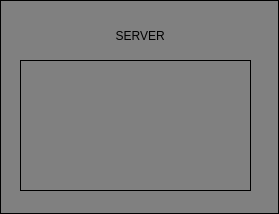
<?xml version="1.0" encoding="UTF-8"?>
<ui version="4.0">
 <class>Widget</class>
 <widget class="QWidget" name="Widget">
  <property name="geometry">
   <rect>
    <x>0</x>
    <y>0</y>
    <width>279</width>
    <height>214</height>
   </rect>
  </property>
  <property name="windowTitle">
   <string>Widget</string>
  </property>
  <property name="styleSheet">
   <string notr="true">QWidget{
		background-color: grey;
		border: 1px solid black;
		padding: 5px; 	
}</string>
  </property>
  <widget class="QPlainTextEdit" name="incoming">
   <property name="geometry">
    <rect>
     <x>20</x>
     <y>60</y>
     <width>231</width>
     <height>131</height>
    </rect>
   </property>
  </widget>
  <widget class="QLabel" name="datalabel">
   <property name="geometry">
    <rect>
     <x>40</x>
     <y>20</y>
     <width>201</width>
     <height>31</height>
    </rect>
   </property>
   <property name="styleSheet">
    <string notr="true">QLabel{
		background-color: grey;
		border: 1px solid grey;
		color: black;
		padding: 5px; 	
}</string>
   </property>
   <property name="text">
    <string>                    SERVER</string>
   </property>
  </widget>
 </widget>
 <layoutdefault spacing="6" margin="11"/>
 <resources/>
 <connections/>
</ui>
